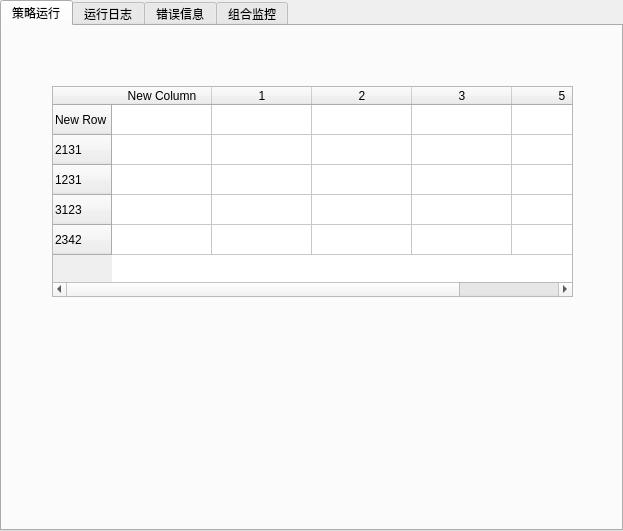
<?xml version="1.0" encoding="UTF-8"?>
<ui version="4.0">
 <class>TabWidget</class>
 <widget class="QTabWidget" name="TabWidget">
  <property name="geometry">
   <rect>
    <x>0</x>
    <y>0</y>
    <width>623</width>
    <height>531</height>
   </rect>
  </property>
  <property name="windowTitle">
   <string>TabWidget</string>
  </property>
  <property name="currentIndex">
   <number>0</number>
  </property>
  <widget class="QWidget" name="tab">
   <attribute name="title">
    <string>策略运行</string>
   </attribute>
   <widget class="QTableWidget" name="tableWidget">
    <property name="geometry">
     <rect>
      <x>50</x>
      <y>60</y>
      <width>521</width>
      <height>211</height>
     </rect>
    </property>
    <row>
     <property name="text">
      <string>New Row</string>
     </property>
    </row>
    <row>
     <property name="text">
      <string>2131</string>
     </property>
    </row>
    <row>
     <property name="text">
      <string>1231</string>
     </property>
    </row>
    <row>
     <property name="text">
      <string>3123</string>
     </property>
    </row>
    <row>
     <property name="text">
      <string>2342</string>
     </property>
    </row>
    <column>
     <property name="text">
      <string>New Column</string>
     </property>
    </column>
    <column>
     <property name="text">
      <string>1</string>
     </property>
    </column>
    <column>
     <property name="text">
      <string>2</string>
     </property>
    </column>
    <column>
     <property name="text">
      <string>3</string>
     </property>
    </column>
    <column>
     <property name="text">
      <string>5</string>
     </property>
    </column>
   </widget>
  </widget>
  <widget class="QWidget" name="tab_2">
   <attribute name="title">
    <string>运行日志</string>
   </attribute>
   <widget class="QTabWidget" name="tabWidget">
    <property name="geometry">
     <rect>
      <x>0</x>
      <y>0</y>
      <width>621</width>
      <height>491</height>
     </rect>
    </property>
    <property name="tabPosition">
     <enum>QTabWidget::South</enum>
    </property>
    <property name="currentIndex">
     <number>0</number>
    </property>
    <widget class="QWidget" name="tab_5">
     <attribute name="title">
      <string>用户日志</string>
     </attribute>
    </widget>
    <widget class="QWidget" name="tab_6">
     <attribute name="title">
      <string>信号记录</string>
     </attribute>
    </widget>
    <widget class="QWidget" name="tab_7">
     <attribute name="title">
      <string>系统日志</string>
     </attribute>
    </widget>
   </widget>
  </widget>
  <widget class="QWidget" name="tab_3">
   <attribute name="title">
    <string>错误信息</string>
   </attribute>
  </widget>
  <widget class="QWidget" name="tab_4">
   <attribute name="title">
    <string>组合监控</string>
   </attribute>
  </widget>
 </widget>
 <resources/>
 <connections/>
</ui>
